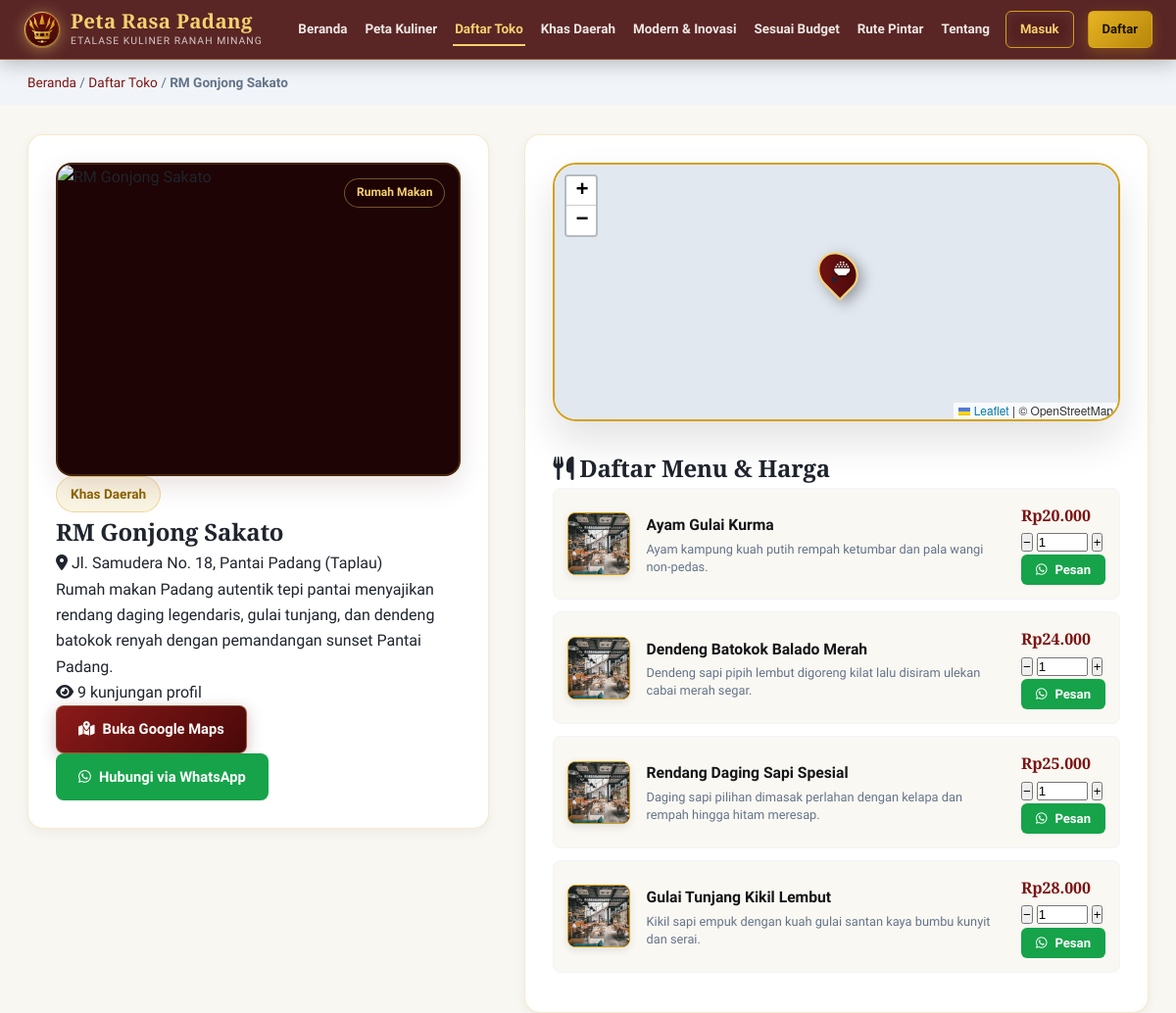
The page /detail.php?id=1 (upper part) on the database as committed earlier.
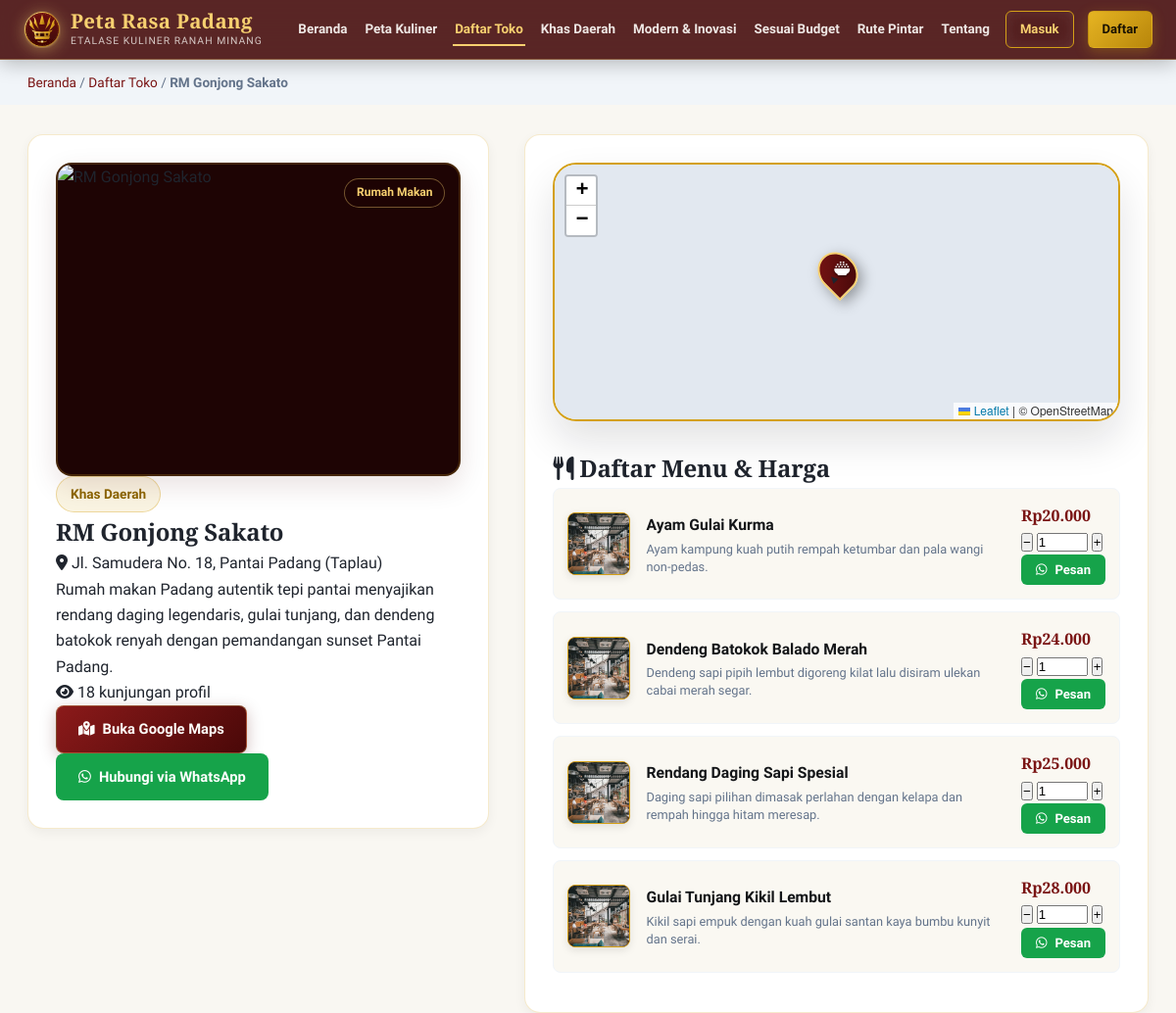
The same page on the database as committed later.
### tables this page shows
CREATE TABLE `toko` (
  `id_toko` int(11) NOT NULL AUTO_INCREMENT,
  `nama_toko` varchar(100) NOT NULL,
  `alamat` varchar(255) DEFAULT NULL,
  `kategori` varchar(50) DEFAULT NULL,
  `deskripsi` text DEFAULT NULL,
  `latitude` decimal(10,7) NOT NULL,
  `longitude` decimal(10,7) NOT NULL,
  `foto` varchar(255) DEFAULT NULL,
  `no_wa` varchar(20) DEFAULT NULL,
  `jam_buka` varchar(100) DEFAULT NULL,
  `is_khas` tinyint(1) DEFAULT 0,
  `is_hidden_gem` tinyint(1) DEFAULT 0,
  `visit_count` int(11) DEFAULT 0,
  `whatsapp_views` int(11) DEFAULT 0,
  `id_pemilik` int(11) DEFAULT NULL,
  PRIMARY KEY (`id_toko`),
  KEY `fk_toko_pemilik` (`id_pemilik`),
  CONSTRAINT `fk_toko_pemilik` FOREIGN KEY (`id_pemilik`) REFERENCES `users` (`id_user`) ON DELETE SET NULL
);

### detail.php (the view, shortened to what the changed rows need)
<?php
require_once 'koneksi.php';
$id_toko = (int)($_GET['id'] ?? 0);
$stmt = mysqli_prepare($koneksi, "SELECT * FROM toko WHERE id_toko = ?");
mysqli_stmt_bind_param($stmt, "i", $id_toko);
mysqli_stmt_execute($stmt);
$toko = mysqli_fetch_assoc(mysqli_stmt_get_result($stmt));
$foto = !empty($toko['foto']) ? 'assets/img/' . $toko['foto'] : 'assets/img/default.png';
$maps_url = "https://www.google.com/maps?q=" . $toko['latitude'] . "," . $toko['longitude'];
$no_wa = $toko['no_wa'] ?? '';
$badges = [];
if (!empty($toko['is_khas'])) $badges[] = 'Khas Daerah';
?>
<!DOCTYPE html>
<html lang="id">
<head>
    <link rel="stylesheet" href="https://unpkg.com/leaflet@1.9.4/dist/leaflet.css">
    <link rel="stylesheet" href="assets/css/style.css">
    <link rel="stylesheet" href="https://cdnjs.cloudflare.com/ajax/libs/font-awesome/6.5.1/css/all.min.css">
</head>
<body>
    <section style="background:#F1F5F9;padding:12px 0;">
        <div style="max-width:1280px;margin:0 auto;padding:0 28px;font-size:0.85rem;color:#64748B;">
            <a href="index.php" style="color:var(--merah-utama);">Beranda</a>
            / <a href="toko.php" style="color:var(--merah-utama);">Daftar Toko</a>
            / <span style="font-weight:600;"><?= htmlspecialchars($toko['nama_toko']); ?></span>
        </div>
    </section>
    <section class="section-container" style="margin-top:30px;">
        <div class="detail-grid">
            <div class="detail-left">
                <div class="detail-img-wrapper">
                    <img src="<?= htmlspecialchars($foto); ?>" alt="<?= htmlspecialchars($toko['nama_toko']); ?>" class="detail-img" onerror="this.src='https://images.unsplash.com/photo-1555396273-367ea4eb4db5?w=500&q=80'">
                    <span class="card-badge" style="position:absolute;top:14px;right:14px;"><?= htmlspecialchars($toko['kategori']); ?></span>
                </div>
                <div class="detail-badges">
                    <?php foreach ($badges as $b): ?>
                        <span class="badge badge-gold" style="font-size:0.85rem;padding:6px 14px;"><?= htmlspecialchars($b); ?></span>
                    <?php endforeach; ?>
                </div>
                <h1 class="detail-title"><?= htmlspecialchars($toko['nama_toko']); ?></h1>
                <p class="detail-alamat"><i class="fa-solid fa-location-dot"></i> <?= htmlspecialchars($toko['alamat']); ?></p>
                <p class="detail-deskripsi"><?= htmlspecialchars($toko['deskripsi']); ?></p>
                <div class="detail-stat-row">
                    <span><i class="fa-solid fa-eye"></i> <?= (int)$toko['visit_count']; ?> kunjungan profil</span>
                </div>
                <div class="detail-actions">
                    <a href="<?= $maps_url; ?>" target="_blank" class="btn btn-primary"><i class="fa-solid fa-map-location-dot"></i> Buka Google Maps</a>
                    <?php if (!empty($no_wa)): ?>
                        <a href="https://wa.me/<?= htmlspecialchars($no_wa); ?>?text=<?= urlencode("Halo *" . $toko['nama_toko'] . "*, saya ingin bertanya seputar menu & pemesanan via Peta Rasa Padang."); ?>" target="_blank" class="btn" style="background:#16a34a;color:#fff;"><i class="fa-brands fa-whatsapp"></i> Hubungi via WhatsApp</a>
                    <?php endif; ?>
                </div>
            </div>
            <div class="detail-right">
                <div class="detail-menu-section">
                    <h2 class="detail-menu-title"><i class="fa-solid fa-utensils"></i> Daftar Menu & Harga</h2>
                </div>
            </div>
        </div>
    </section>
</body>
</html>

Rows that differ between the two databases and show on the page:
changed toko "RM Gonjong Sakato": visit_count "9" → "18"
